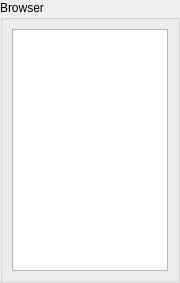
<?xml version="1.0" encoding="UTF-8"?>
<ui version="4.0">
 <class>DataManagerView</class>
 <widget class="QWidget" name="DataManagerView">
  <property name="geometry">
   <rect>
    <x>0</x>
    <y>0</y>
    <width>180</width>
    <height>283</height>
   </rect>
  </property>
  <property name="minimumSize">
   <size>
    <width>180</width>
    <height>0</height>
   </size>
  </property>
  <property name="windowTitle">
   <string>Music Control</string>
  </property>
  <layout class="QVBoxLayout" name="m_qVerticalLayoutRoot">
   <property name="leftMargin">
    <number>0</number>
   </property>
   <property name="topMargin">
    <number>0</number>
   </property>
   <property name="rightMargin">
    <number>0</number>
   </property>
   <property name="bottomMargin">
    <number>0</number>
   </property>
   <item>
    <widget class="QGroupBox" name="m_qGroupBoxBrowser">
     <property name="title">
      <string>Browser</string>
     </property>
     <layout class="QVBoxLayout" name="m_qVerticalLayoutBrowser">
      <item>
       <widget class="QTreeView" name="m_pTreeView"/>
      </item>
     </layout>
    </widget>
   </item>
  </layout>
 </widget>
 <resources/>
 <connections/>
</ui>
